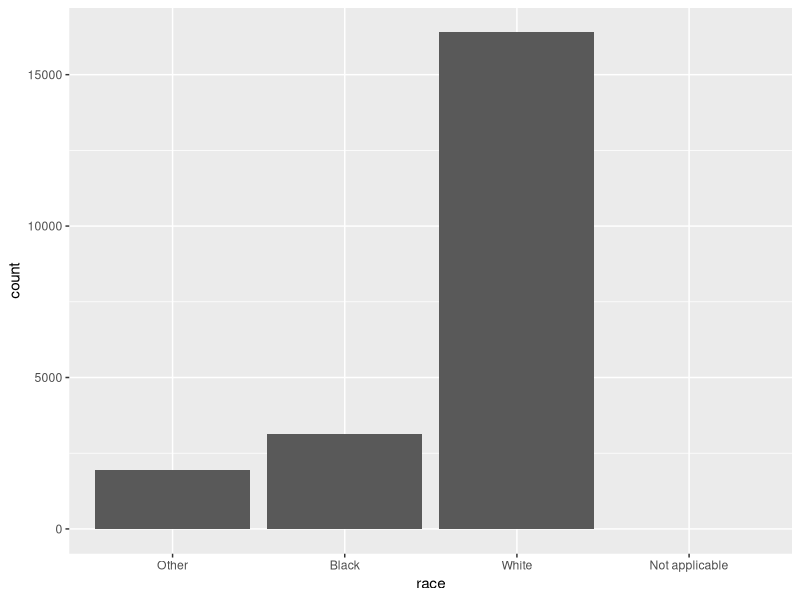
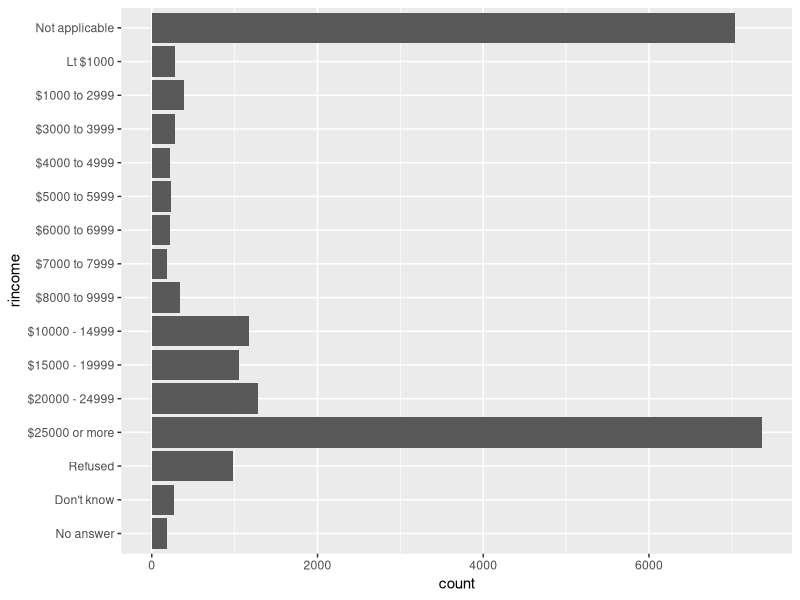
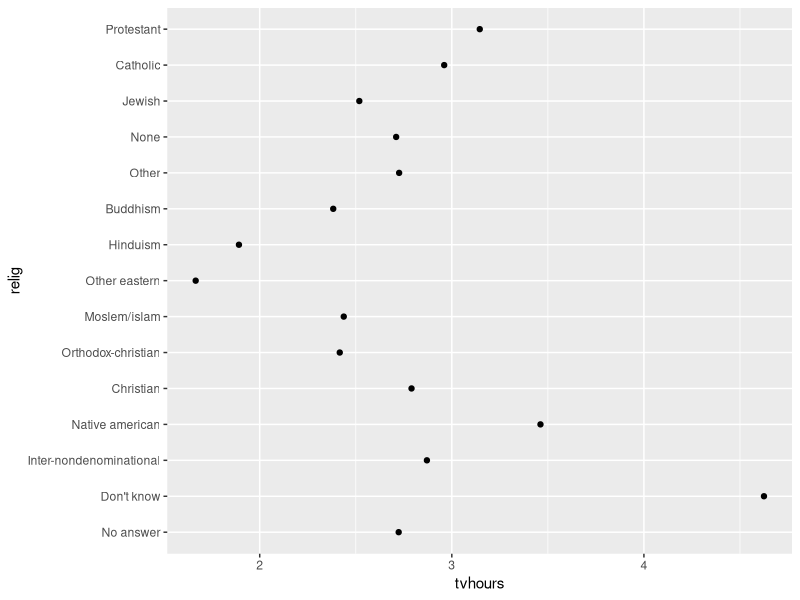
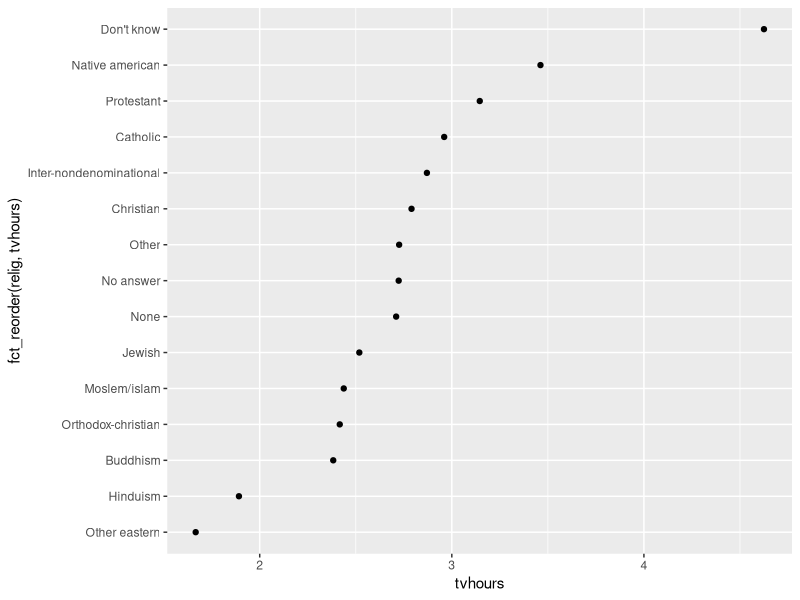
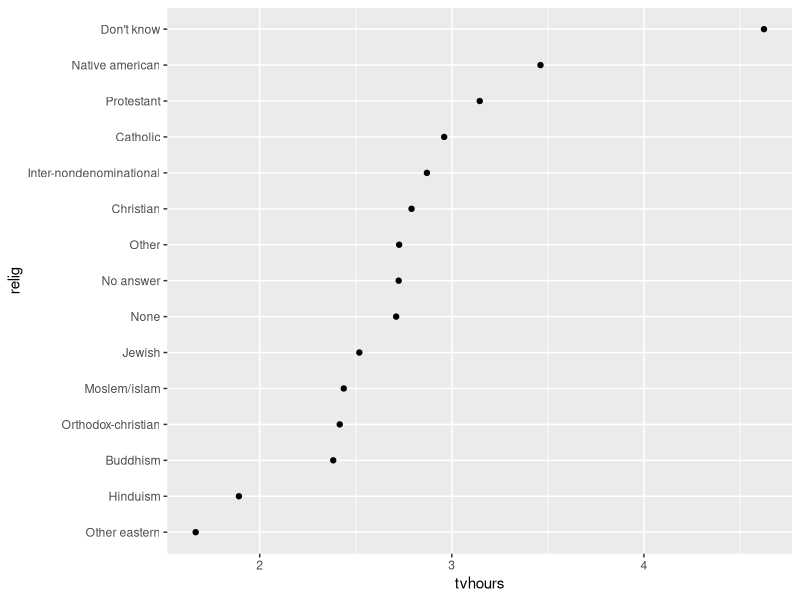
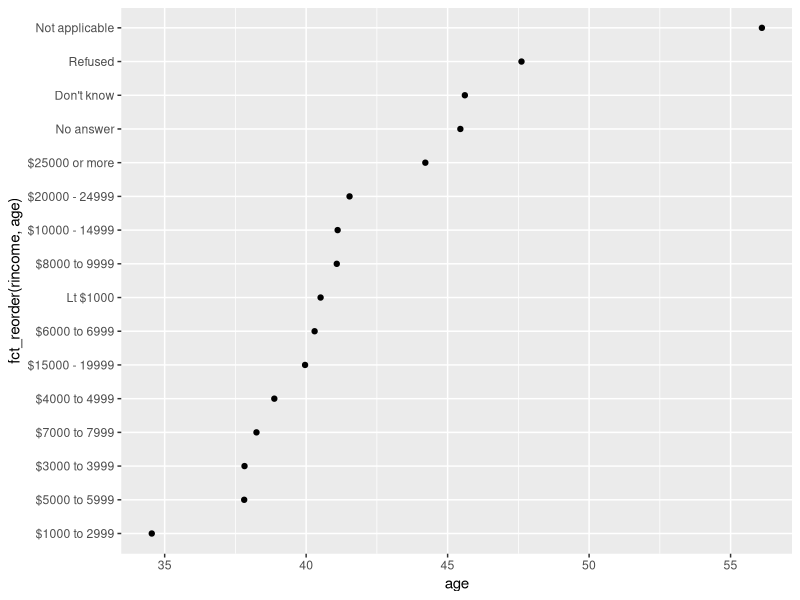
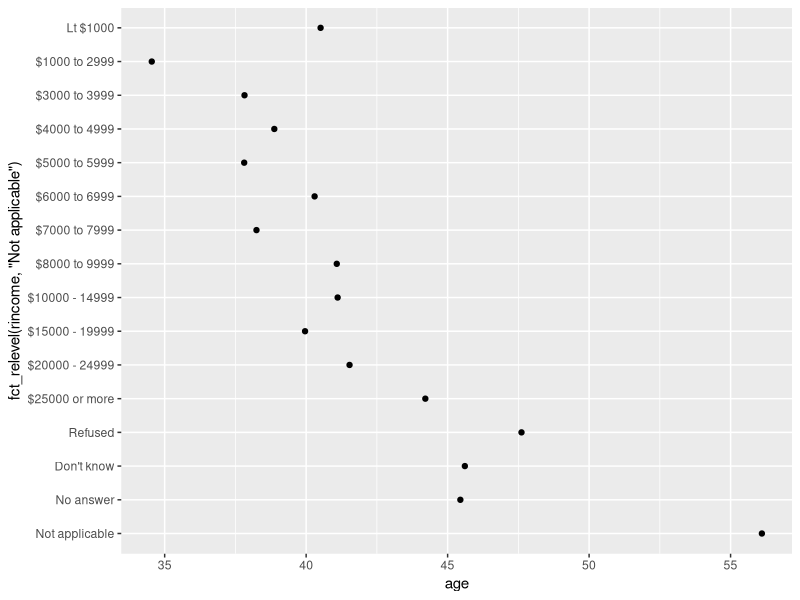
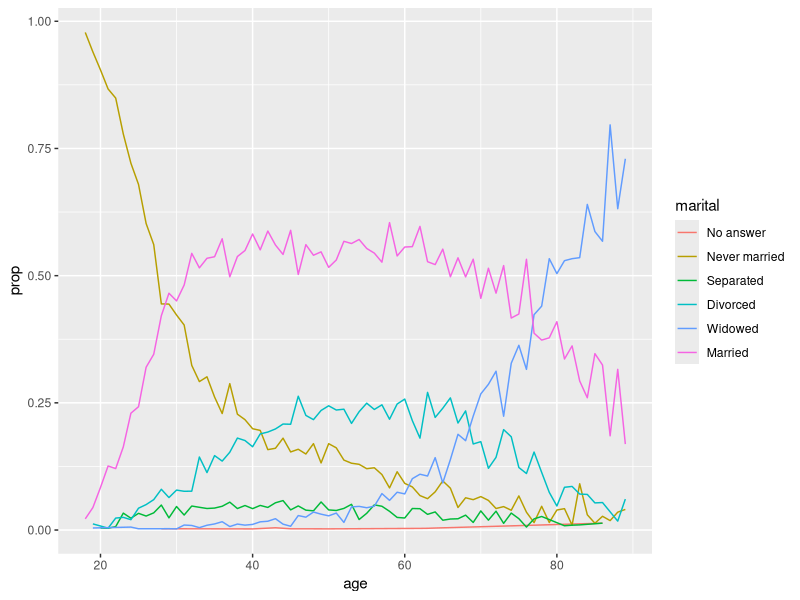

Here is the R script that generated these plots, in order:
#############

# 15 Factors
library(tidyverse)
library(forcats)

# 15.2 Creating Factors

# create vector
x1 <- c("Dec", "Apr", "Jan", "Mar")

# spelling mistake
x2 <- c("Dec", "Apr", "Jam", "Mar")

# sorting isn't helpful
sort(x1)

# create valid levels
month_levels <- c(
  "Jan", "Feb", "Mar", "Apr", "May", "Jun",
  "Jul", "Aug", "Sep", "Oct", "Nov", "Dec"
)

# create factor
y1 <- factor(x1, levels = month_levels)

# sort makes sense
sort(y1)

# invalid values get converted to NA
y2 <- factor(x2, levels = month_levels)

y2

# possible to use parse_factor() to get an error

# levels are created in alphabetical order by default
factor(x1)

# maybe it's the appearance in the data that is important
# use unique() or fct_inorder()
f1 <- factor(x1, levels = unique(x1))
f1

f2 <- x1 %>% factor() %>% fct_inorder()
f2

# access levels directly 
levels(f2)

######
# 15.3 General Social Survey

gss_cat

# check levels of things
gss_cat %>% count(race)

# anything without a value gets dropped but that can be forced
ggplot(gss_cat, aes(race)) + 
  geom_bar() +
  scale_x_discrete(drop = FALSE)

########
# 15.3.1 Exercise

# explore rincome
gss_cat %>% count(rincome)

ggplot(gss_cat, aes(rincome)) +
  geom_bar() + 
  coord_flip()

# relig, partyid
gss_cat %>% count(relig)
gss_cat %>% count(partyid)

######
# 15.4 Modifying Factor Order

relig_summary <- gss_cat %>% 
  group_by(relig) %>% 
  summarise(
    age = mean(age, na.rm = TRUE),
    tvhours = mean(tvhours, na.rm = TRUE), 
    n = n()
  )

ggplot(relig_summary, aes(tvhours, relig)) + geom_point()

# modify the plot to get order
ggplot(relig_summary, aes(tvhours, fct_reorder(relig, tvhours))) + 
  geom_point()

# remove complicated transformations out of aes()

relig_summary %>% 
  mutate(relig = fct_reorder(relig, tvhours)) %>% 
  ggplot(aes(tvhours, relig)) + 
    geom_point()

# age and income
rincome_summary <- gss_cat %>% 
  group_by(rincome) %>% 
  summarise(
    age = mean(age, na.rm = TRUE), 
    tvhours = mean(tvhours, na.rm = TRUE), 
    n = n()
  )

ggplot(rincome_summary, aes(age, fct_reorder(rincome, age))) + 
  geom_point()

# income order already makes sense, but do want to move not applicable
ggplot(rincome_summary, aes(age, fct_relevel(rincome, "Not applicable"))) + 
  geom_point()

# reorder according to the colours on a chart!!!!!

by_age <- gss_cat %>% 
  filter(!is.na(age)) %>% 
  group_by(age, marital) %>% 
  count() %>% 
  ungroup() %>% 
  group_by(age) %>% 
  mutate(prop = n / sum(n))

ggplot(by_age, aes(age, prop, colour = marital)) + 
  geom_line(na.rm = TRUE)

ggplot(by_age, aes(age, prop, colour = fct_reorder2(marital, age, prop))) + 
  geom_line() + 
  labs(colour = "marital")

# bar charts order by increasing frequency

gss_cat %>% 
  mutate(marital = marital %>% fct_infreq() %>% fct_rev()) %>% 
  ggplot(aes(marital)) + 
  geom_bar()

########
# 15.4.1 Exercises

# what other summary is possible? remove outliers? 
gss_cat %>% count(tvhours)

# levels() 
#marital, race, rincome, partyid, relig, denom
gss_cat
levels(gss_cat$marital) #meh
levels(gss_cat$race) #meh
levels(gss_cat$rincome) #nice
levels(gss_cat$partyid) #nice
levels(gss_cat$relig) #meh
levels(gss_cat$denom) #nearly

######
# 15.5 modifying factor levels

# not that good
gss_cat %>% count(partyid)

# improvements
gss_cat %>%
  mutate(partyid = fct_recode(partyid,
  "Republican, strong"    = "Strong republican",
  "Republican, weak"      = "Not str republican",
  "Independent, near rep" = "Ind,near rep",
  "Independent, near dem" = "Ind,near dem",
  "Democrat, weak"        = "Not str democrat",
  "Democrat, strong"      = "Strong democrat"
  )) %>%
  count(partyid)

gss_cat %>%
  mutate(partyid = fct_recode(partyid,
  "Republican, strong"    = "Strong republican",
  "Republican, weak"      = "Not str republican",
  "Independent, near rep" = "Ind,near rep",
  "Independent, near dem" = "Ind,near dem",
  "Democrat, weak"        = "Not str democrat",
  "Democrat, strong"      = "Strong democrat",
  "Other"                 = "No answer",
  "Other"                 = "Don't know",
  "Other"                 = "Other party"
  )) %>%
  count(partyid)

# also use collapse for many levels
gss_cat %>%
  mutate(partyid = fct_collapse(partyid,
  other = c("No answer", "Don't know", "Other party"),
  rep = c("Strong republican", "Not str republican"),
  ind = c("Ind,near rep", "Independent", "Ind,near dem"),
  dem = c("Not str democrat", "Strong democrat")
  )) %>%
  count(partyid)

# lump together the smallest groups until it isn't the smallest any more
gss_cat %>% 
  mutate(relig = fct_lump(relig)) %>% 
  count(relig)

# to not oversimplify use number of groups
gss_cat %>% 
  mutate(relig = fct_lump(relig, n = 10)) %>% 
  count(relig, sort = TRUE) %>% 
  print(n = Inf)

########
# 15.5.1 Exercises

# how has party affiliation changed over time
party_year <- gss_cat %>%
  mutate(partyid = fct_collapse(partyid,
  other = c("No answer", "Don't know", "Other party"),
  rep = c("Strong republican", "Not str republican"),
  ind = c("Ind,near rep", "Independent", "Ind,near dem"),
  dem = c("Not str democrat", "Strong democrat")
  )) %>%
  group_by(year, partyid) %>% 
  count() %>% 
  ungroup() %>% 
  group_by(year) %>% 
  mutate(prop = n / sum(n))

  ggplot(party_year, aes(year, prop, colour = fct_reorder2(partyid, year, prop))) +
  geom_line() + 
  labs(colour = "party")

  